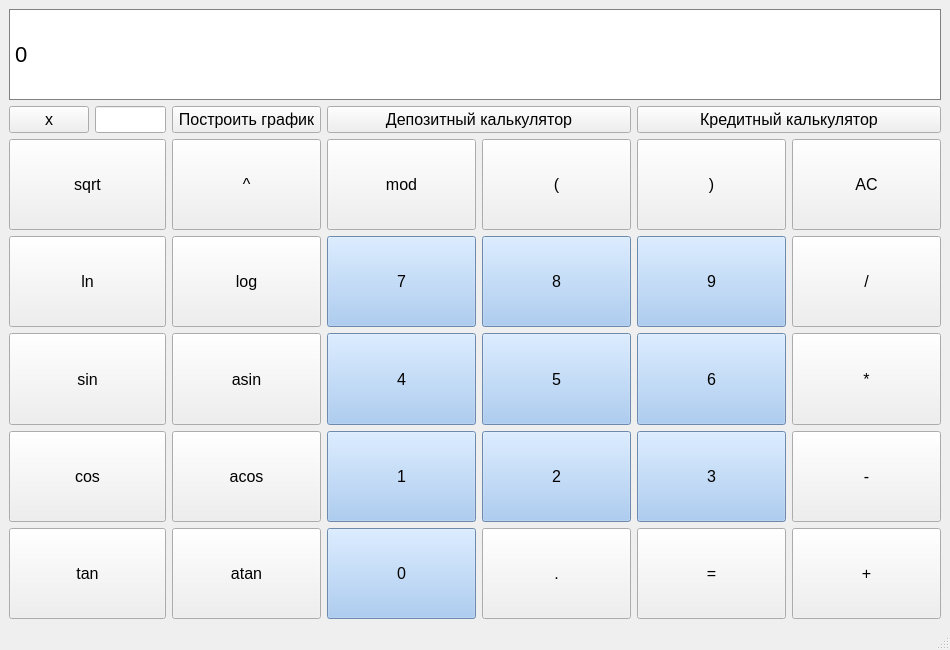
<?xml version="1.0" encoding="UTF-8"?>
<ui version="4.0">
 <class>MainWindow</class>
 <widget class="QMainWindow" name="MainWindow">
  <property name="geometry">
   <rect>
    <x>0</x>
    <y>0</y>
    <width>950</width>
    <height>650</height>
   </rect>
  </property>
  <property name="windowTitle">
   <string>MainWindow</string>
  </property>
  <widget class="QWidget" name="centralwidget">
   <layout class="QGridLayout" name="gridLayout">
    <item row="1" column="8" colspan="4">
     <widget class="QPushButton" name="credit">
      <property name="sizePolicy">
       <sizepolicy hsizetype="Minimum" vsizetype="Fixed">
        <horstretch>0</horstretch>
        <verstretch>0</verstretch>
       </sizepolicy>
      </property>
      <property name="font">
       <font>
        <pointsize>12</pointsize>
        <weight>50</weight>
        <bold>false</bold>
       </font>
      </property>
      <property name="text">
       <string>Кредитный калькулятор</string>
      </property>
     </widget>
    </item>
    <item row="5" column="4" colspan="2">
     <widget class="QPushButton" name="seven">
      <property name="sizePolicy">
       <sizepolicy hsizetype="Ignored" vsizetype="Ignored">
        <horstretch>0</horstretch>
        <verstretch>0</verstretch>
       </sizepolicy>
      </property>
      <property name="font">
       <font>
        <pointsize>12</pointsize>
        <weight>50</weight>
        <bold>false</bold>
       </font>
      </property>
      <property name="styleSheet">
       <string notr="true">background-color: rgb(153, 193, 241);</string>
      </property>
      <property name="text">
       <string>7</string>
      </property>
      <attribute name="buttonGroup">
       <string notr="true">numbs</string>
      </attribute>
     </widget>
    </item>
    <item row="10" column="0" colspan="2">
     <widget class="QPushButton" name="tan">
      <property name="sizePolicy">
       <sizepolicy hsizetype="Minimum" vsizetype="Ignored">
        <horstretch>0</horstretch>
        <verstretch>0</verstretch>
       </sizepolicy>
      </property>
      <property name="font">
       <font>
        <pointsize>12</pointsize>
        <weight>50</weight>
        <bold>false</bold>
       </font>
      </property>
      <property name="text">
       <string>tan</string>
      </property>
      <attribute name="buttonGroup">
       <string notr="true">functions</string>
      </attribute>
     </widget>
    </item>
    <item row="7" column="10" colspan="2">
     <widget class="QPushButton" name="mul">
      <property name="sizePolicy">
       <sizepolicy hsizetype="Ignored" vsizetype="Ignored">
        <horstretch>0</horstretch>
        <verstretch>0</verstretch>
       </sizepolicy>
      </property>
      <property name="font">
       <font>
        <pointsize>12</pointsize>
        <weight>50</weight>
        <bold>false</bold>
       </font>
      </property>
      <property name="text">
       <string>*</string>
      </property>
      <attribute name="buttonGroup">
       <string notr="true">operands</string>
      </attribute>
     </widget>
    </item>
    <item row="3" column="0" colspan="2">
     <widget class="QPushButton" name="sqrt">
      <property name="sizePolicy">
       <sizepolicy hsizetype="Ignored" vsizetype="Ignored">
        <horstretch>0</horstretch>
        <verstretch>0</verstretch>
       </sizepolicy>
      </property>
      <property name="font">
       <font>
        <pointsize>12</pointsize>
        <weight>50</weight>
        <bold>false</bold>
       </font>
      </property>
      <property name="text">
       <string>sqrt</string>
      </property>
      <attribute name="buttonGroup">
       <string notr="true">functions</string>
      </attribute>
     </widget>
    </item>
    <item row="5" column="8" colspan="2">
     <widget class="QPushButton" name="nine">
      <property name="sizePolicy">
       <sizepolicy hsizetype="Ignored" vsizetype="Ignored">
        <horstretch>0</horstretch>
        <verstretch>0</verstretch>
       </sizepolicy>
      </property>
      <property name="font">
       <font>
        <pointsize>12</pointsize>
        <weight>50</weight>
        <bold>false</bold>
       </font>
      </property>
      <property name="styleSheet">
       <string notr="true">background-color: rgb(153, 193, 241);</string>
      </property>
      <property name="text">
       <string>9</string>
      </property>
      <attribute name="buttonGroup">
       <string notr="true">numbs</string>
      </attribute>
     </widget>
    </item>
    <item row="5" column="6" colspan="2">
     <widget class="QPushButton" name="eight">
      <property name="sizePolicy">
       <sizepolicy hsizetype="Ignored" vsizetype="Ignored">
        <horstretch>0</horstretch>
        <verstretch>0</verstretch>
       </sizepolicy>
      </property>
      <property name="font">
       <font>
        <pointsize>12</pointsize>
        <weight>50</weight>
        <bold>false</bold>
       </font>
      </property>
      <property name="styleSheet">
       <string notr="true">background-color: rgb(153, 193, 241);</string>
      </property>
      <property name="text">
       <string>8</string>
      </property>
      <attribute name="buttonGroup">
       <string notr="true">numbs</string>
      </attribute>
     </widget>
    </item>
    <item row="5" column="10" colspan="2">
     <widget class="QPushButton" name="div">
      <property name="sizePolicy">
       <sizepolicy hsizetype="Minimum" vsizetype="Ignored">
        <horstretch>0</horstretch>
        <verstretch>0</verstretch>
       </sizepolicy>
      </property>
      <property name="font">
       <font>
        <pointsize>12</pointsize>
        <weight>50</weight>
        <bold>false</bold>
       </font>
      </property>
      <property name="text">
       <string>/</string>
      </property>
      <attribute name="buttonGroup">
       <string notr="true">operands</string>
      </attribute>
     </widget>
    </item>
    <item row="8" column="8" colspan="2">
     <widget class="QPushButton" name="three">
      <property name="sizePolicy">
       <sizepolicy hsizetype="Ignored" vsizetype="Ignored">
        <horstretch>0</horstretch>
        <verstretch>0</verstretch>
       </sizepolicy>
      </property>
      <property name="font">
       <font>
        <pointsize>12</pointsize>
        <weight>50</weight>
        <bold>false</bold>
       </font>
      </property>
      <property name="styleSheet">
       <string notr="true">background-color: rgb(153, 193, 241);</string>
      </property>
      <property name="text">
       <string>3</string>
      </property>
      <attribute name="buttonGroup">
       <string notr="true">numbs</string>
      </attribute>
     </widget>
    </item>
    <item row="5" column="0" colspan="2">
     <widget class="QPushButton" name="ln">
      <property name="sizePolicy">
       <sizepolicy hsizetype="Minimum" vsizetype="Ignored">
        <horstretch>0</horstretch>
        <verstretch>0</verstretch>
       </sizepolicy>
      </property>
      <property name="font">
       <font>
        <pointsize>12</pointsize>
        <weight>50</weight>
        <bold>false</bold>
       </font>
      </property>
      <property name="text">
       <string>ln</string>
      </property>
      <attribute name="buttonGroup">
       <string notr="true">functions</string>
      </attribute>
     </widget>
    </item>
    <item row="8" column="4" colspan="2">
     <widget class="QPushButton" name="one">
      <property name="sizePolicy">
       <sizepolicy hsizetype="Ignored" vsizetype="Ignored">
        <horstretch>0</horstretch>
        <verstretch>0</verstretch>
       </sizepolicy>
      </property>
      <property name="font">
       <font>
        <pointsize>12</pointsize>
        <weight>50</weight>
        <bold>false</bold>
       </font>
      </property>
      <property name="styleSheet">
       <string notr="true">background-color: rgb(153, 193, 241);</string>
      </property>
      <property name="text">
       <string>1</string>
      </property>
      <attribute name="buttonGroup">
       <string notr="true">numbs</string>
      </attribute>
     </widget>
    </item>
    <item row="7" column="0" colspan="2">
     <widget class="QPushButton" name="sin">
      <property name="sizePolicy">
       <sizepolicy hsizetype="Minimum" vsizetype="Ignored">
        <horstretch>0</horstretch>
        <verstretch>0</verstretch>
       </sizepolicy>
      </property>
      <property name="font">
       <font>
        <pointsize>12</pointsize>
        <weight>50</weight>
        <bold>false</bold>
       </font>
      </property>
      <property name="text">
       <string>sin</string>
      </property>
      <attribute name="buttonGroup">
       <string notr="true">functions</string>
      </attribute>
     </widget>
    </item>
    <item row="3" column="2" colspan="2">
     <widget class="QPushButton" name="pow">
      <property name="sizePolicy">
       <sizepolicy hsizetype="Minimum" vsizetype="Ignored">
        <horstretch>0</horstretch>
        <verstretch>0</verstretch>
       </sizepolicy>
      </property>
      <property name="font">
       <font>
        <pointsize>12</pointsize>
        <weight>50</weight>
        <bold>false</bold>
       </font>
      </property>
      <property name="text">
       <string>^</string>
      </property>
      <attribute name="buttonGroup">
       <string notr="true">functions</string>
      </attribute>
     </widget>
    </item>
    <item row="10" column="8" colspan="2">
     <widget class="QPushButton" name="equal">
      <property name="sizePolicy">
       <sizepolicy hsizetype="Minimum" vsizetype="Ignored">
        <horstretch>0</horstretch>
        <verstretch>0</verstretch>
       </sizepolicy>
      </property>
      <property name="font">
       <font>
        <pointsize>12</pointsize>
        <weight>50</weight>
        <bold>false</bold>
       </font>
      </property>
      <property name="text">
       <string>=</string>
      </property>
     </widget>
    </item>
    <item row="1" column="0">
     <widget class="QPushButton" name="x">
      <property name="sizePolicy">
       <sizepolicy hsizetype="Minimum" vsizetype="Fixed">
        <horstretch>0</horstretch>
        <verstretch>0</verstretch>
       </sizepolicy>
      </property>
      <property name="font">
       <font>
        <pointsize>12</pointsize>
        <weight>50</weight>
        <bold>false</bold>
       </font>
      </property>
      <property name="text">
       <string>x</string>
      </property>
      <attribute name="buttonGroup">
       <string notr="true">numbs</string>
      </attribute>
     </widget>
    </item>
    <item row="3" column="4" colspan="2">
     <widget class="QPushButton" name="mod">
      <property name="sizePolicy">
       <sizepolicy hsizetype="Minimum" vsizetype="Ignored">
        <horstretch>0</horstretch>
        <verstretch>0</verstretch>
       </sizepolicy>
      </property>
      <property name="font">
       <font>
        <pointsize>12</pointsize>
        <weight>50</weight>
        <bold>false</bold>
       </font>
      </property>
      <property name="text">
       <string>mod</string>
      </property>
      <attribute name="buttonGroup">
       <string notr="true">operands</string>
      </attribute>
     </widget>
    </item>
    <item row="3" column="6" colspan="2">
     <widget class="QPushButton" name="lbracket">
      <property name="sizePolicy">
       <sizepolicy hsizetype="Minimum" vsizetype="Ignored">
        <horstretch>0</horstretch>
        <verstretch>0</verstretch>
       </sizepolicy>
      </property>
      <property name="font">
       <font>
        <pointsize>12</pointsize>
        <weight>50</weight>
        <bold>false</bold>
       </font>
      </property>
      <property name="text">
       <string>(</string>
      </property>
      <attribute name="buttonGroup">
       <string notr="true">brackets</string>
      </attribute>
     </widget>
    </item>
    <item row="10" column="6" colspan="2">
     <widget class="QPushButton" name="floatDot">
      <property name="sizePolicy">
       <sizepolicy hsizetype="Minimum" vsizetype="Ignored">
        <horstretch>0</horstretch>
        <verstretch>0</verstretch>
       </sizepolicy>
      </property>
      <property name="font">
       <font>
        <pointsize>12</pointsize>
        <weight>50</weight>
        <bold>false</bold>
       </font>
      </property>
      <property name="text">
       <string>.</string>
      </property>
     </widget>
    </item>
    <item row="10" column="2" colspan="2">
     <widget class="QPushButton" name="atan">
      <property name="sizePolicy">
       <sizepolicy hsizetype="Minimum" vsizetype="Ignored">
        <horstretch>0</horstretch>
        <verstretch>0</verstretch>
       </sizepolicy>
      </property>
      <property name="font">
       <font>
        <pointsize>12</pointsize>
        <weight>50</weight>
        <bold>false</bold>
       </font>
      </property>
      <property name="text">
       <string>atan</string>
      </property>
      <attribute name="buttonGroup">
       <string notr="true">functions</string>
      </attribute>
     </widget>
    </item>
    <item row="0" column="0" colspan="12">
     <widget class="QLabel" name="result">
      <property name="sizePolicy">
       <sizepolicy hsizetype="Preferred" vsizetype="Ignored">
        <horstretch>0</horstretch>
        <verstretch>0</verstretch>
       </sizepolicy>
      </property>
      <property name="layoutDirection">
       <enum>Qt::LeftToRight</enum>
      </property>
      <property name="styleSheet">
       <string notr="true">/* styles.qss */
QLabel {
  qproperty-alignment: 'AlignVCenter | AlignRight';
  border: 1px solid gray;
  background-color: rgb(255, 255, 255);
  font-size: 22px;
}
</string>
      </property>
      <property name="text">
       <string>0</string>
      </property>
     </widget>
    </item>
    <item row="1" column="1">
     <widget class="QLineEdit" name="xInput">
      <property name="sizePolicy">
       <sizepolicy hsizetype="Ignored" vsizetype="Fixed">
        <horstretch>0</horstretch>
        <verstretch>0</verstretch>
       </sizepolicy>
      </property>
      <property name="font">
       <font>
        <pointsize>12</pointsize>
        <weight>50</weight>
        <bold>false</bold>
       </font>
      </property>
     </widget>
    </item>
    <item row="5" column="2" colspan="2">
     <widget class="QPushButton" name="log">
      <property name="sizePolicy">
       <sizepolicy hsizetype="Minimum" vsizetype="Ignored">
        <horstretch>0</horstretch>
        <verstretch>0</verstretch>
       </sizepolicy>
      </property>
      <property name="font">
       <font>
        <pointsize>12</pointsize>
        <weight>50</weight>
        <bold>false</bold>
       </font>
      </property>
      <property name="text">
       <string>log</string>
      </property>
      <attribute name="buttonGroup">
       <string notr="true">functions</string>
      </attribute>
     </widget>
    </item>
    <item row="1" column="4" colspan="4">
     <widget class="QPushButton" name="deposit">
      <property name="sizePolicy">
       <sizepolicy hsizetype="Minimum" vsizetype="Fixed">
        <horstretch>0</horstretch>
        <verstretch>0</verstretch>
       </sizepolicy>
      </property>
      <property name="font">
       <font>
        <pointsize>12</pointsize>
        <weight>50</weight>
        <bold>false</bold>
       </font>
      </property>
      <property name="text">
       <string>Депозитный калькулятор</string>
      </property>
     </widget>
    </item>
    <item row="8" column="2" colspan="2">
     <widget class="QPushButton" name="acos">
      <property name="sizePolicy">
       <sizepolicy hsizetype="Ignored" vsizetype="Ignored">
        <horstretch>0</horstretch>
        <verstretch>0</verstretch>
       </sizepolicy>
      </property>
      <property name="font">
       <font>
        <pointsize>12</pointsize>
        <weight>50</weight>
        <bold>false</bold>
       </font>
      </property>
      <property name="text">
       <string>acos</string>
      </property>
      <attribute name="buttonGroup">
       <string notr="true">functions</string>
      </attribute>
     </widget>
    </item>
    <item row="7" column="8" colspan="2">
     <widget class="QPushButton" name="six">
      <property name="sizePolicy">
       <sizepolicy hsizetype="Ignored" vsizetype="Ignored">
        <horstretch>0</horstretch>
        <verstretch>0</verstretch>
       </sizepolicy>
      </property>
      <property name="font">
       <font>
        <pointsize>12</pointsize>
        <weight>50</weight>
        <bold>false</bold>
       </font>
      </property>
      <property name="styleSheet">
       <string notr="true">background-color: rgb(153, 193, 241);</string>
      </property>
      <property name="text">
       <string>6</string>
      </property>
      <attribute name="buttonGroup">
       <string notr="true">numbs</string>
      </attribute>
     </widget>
    </item>
    <item row="8" column="6" colspan="2">
     <widget class="QPushButton" name="two">
      <property name="sizePolicy">
       <sizepolicy hsizetype="Ignored" vsizetype="Ignored">
        <horstretch>0</horstretch>
        <verstretch>0</verstretch>
       </sizepolicy>
      </property>
      <property name="font">
       <font>
        <pointsize>12</pointsize>
        <weight>50</weight>
        <bold>false</bold>
       </font>
      </property>
      <property name="styleSheet">
       <string notr="true">background-color: rgb(153, 193, 241);</string>
      </property>
      <property name="text">
       <string>2</string>
      </property>
      <attribute name="buttonGroup">
       <string notr="true">numbs</string>
      </attribute>
     </widget>
    </item>
    <item row="3" column="10" colspan="2">
     <widget class="QPushButton" name="AC">
      <property name="sizePolicy">
       <sizepolicy hsizetype="Minimum" vsizetype="Ignored">
        <horstretch>0</horstretch>
        <verstretch>0</verstretch>
       </sizepolicy>
      </property>
      <property name="font">
       <font>
        <pointsize>12</pointsize>
        <weight>50</weight>
        <bold>false</bold>
       </font>
      </property>
      <property name="text">
       <string>AC</string>
      </property>
     </widget>
    </item>
    <item row="1" column="2" colspan="2">
     <widget class="QPushButton" name="drow">
      <property name="sizePolicy">
       <sizepolicy hsizetype="Minimum" vsizetype="Fixed">
        <horstretch>0</horstretch>
        <verstretch>0</verstretch>
       </sizepolicy>
      </property>
      <property name="font">
       <font>
        <pointsize>12</pointsize>
        <weight>50</weight>
        <bold>false</bold>
       </font>
      </property>
      <property name="text">
       <string>Построить график</string>
      </property>
     </widget>
    </item>
    <item row="3" column="8" colspan="2">
     <widget class="QPushButton" name="rbracket">
      <property name="sizePolicy">
       <sizepolicy hsizetype="Minimum" vsizetype="Ignored">
        <horstretch>0</horstretch>
        <verstretch>0</verstretch>
       </sizepolicy>
      </property>
      <property name="font">
       <font>
        <pointsize>12</pointsize>
        <weight>50</weight>
        <bold>false</bold>
       </font>
      </property>
      <property name="text">
       <string>)</string>
      </property>
      <attribute name="buttonGroup">
       <string notr="true">brackets</string>
      </attribute>
     </widget>
    </item>
    <item row="10" column="10" colspan="2">
     <widget class="QPushButton" name="plus">
      <property name="sizePolicy">
       <sizepolicy hsizetype="Ignored" vsizetype="Ignored">
        <horstretch>0</horstretch>
        <verstretch>0</verstretch>
       </sizepolicy>
      </property>
      <property name="font">
       <font>
        <pointsize>12</pointsize>
        <weight>50</weight>
        <bold>false</bold>
       </font>
      </property>
      <property name="text">
       <string>+</string>
      </property>
      <attribute name="buttonGroup">
       <string notr="true">operands</string>
      </attribute>
     </widget>
    </item>
    <item row="8" column="0" colspan="2">
     <widget class="QPushButton" name="cos">
      <property name="sizePolicy">
       <sizepolicy hsizetype="Ignored" vsizetype="Ignored">
        <horstretch>0</horstretch>
        <verstretch>0</verstretch>
       </sizepolicy>
      </property>
      <property name="font">
       <font>
        <pointsize>12</pointsize>
        <weight>50</weight>
        <bold>false</bold>
       </font>
      </property>
      <property name="text">
       <string>cos</string>
      </property>
      <attribute name="buttonGroup">
       <string notr="true">functions</string>
      </attribute>
     </widget>
    </item>
    <item row="8" column="10" colspan="2">
     <widget class="QPushButton" name="minus">
      <property name="sizePolicy">
       <sizepolicy hsizetype="Ignored" vsizetype="Ignored">
        <horstretch>0</horstretch>
        <verstretch>0</verstretch>
       </sizepolicy>
      </property>
      <property name="font">
       <font>
        <pointsize>12</pointsize>
        <weight>50</weight>
        <bold>false</bold>
       </font>
      </property>
      <property name="text">
       <string>-</string>
      </property>
      <attribute name="buttonGroup">
       <string notr="true">operands</string>
      </attribute>
     </widget>
    </item>
    <item row="7" column="2" colspan="2">
     <widget class="QPushButton" name="asin">
      <property name="sizePolicy">
       <sizepolicy hsizetype="Minimum" vsizetype="Ignored">
        <horstretch>0</horstretch>
        <verstretch>0</verstretch>
       </sizepolicy>
      </property>
      <property name="font">
       <font>
        <pointsize>12</pointsize>
        <weight>50</weight>
        <bold>false</bold>
       </font>
      </property>
      <property name="text">
       <string>asin</string>
      </property>
      <attribute name="buttonGroup">
       <string notr="true">functions</string>
      </attribute>
     </widget>
    </item>
    <item row="7" column="4" colspan="2">
     <widget class="QPushButton" name="four">
      <property name="sizePolicy">
       <sizepolicy hsizetype="Ignored" vsizetype="Ignored">
        <horstretch>0</horstretch>
        <verstretch>0</verstretch>
       </sizepolicy>
      </property>
      <property name="font">
       <font>
        <pointsize>12</pointsize>
        <weight>50</weight>
        <bold>false</bold>
       </font>
      </property>
      <property name="styleSheet">
       <string notr="true">background-color: rgb(153, 193, 241);</string>
      </property>
      <property name="text">
       <string>4</string>
      </property>
      <attribute name="buttonGroup">
       <string notr="true">numbs</string>
      </attribute>
     </widget>
    </item>
    <item row="10" column="4" colspan="2">
     <widget class="QPushButton" name="zero">
      <property name="sizePolicy">
       <sizepolicy hsizetype="Ignored" vsizetype="Ignored">
        <horstretch>0</horstretch>
        <verstretch>0</verstretch>
       </sizepolicy>
      </property>
      <property name="font">
       <font>
        <pointsize>12</pointsize>
        <weight>50</weight>
        <bold>false</bold>
       </font>
      </property>
      <property name="styleSheet">
       <string notr="true">background-color: rgb(153, 193, 241);</string>
      </property>
      <property name="text">
       <string>0</string>
      </property>
      <attribute name="buttonGroup">
       <string notr="true">numbs</string>
      </attribute>
     </widget>
    </item>
    <item row="7" column="6" colspan="2">
     <widget class="QPushButton" name="five">
      <property name="sizePolicy">
       <sizepolicy hsizetype="Ignored" vsizetype="Ignored">
        <horstretch>0</horstretch>
        <verstretch>0</verstretch>
       </sizepolicy>
      </property>
      <property name="font">
       <font>
        <pointsize>12</pointsize>
        <weight>50</weight>
        <bold>false</bold>
       </font>
      </property>
      <property name="styleSheet">
       <string notr="true">background-color: rgb(153, 193, 241);</string>
      </property>
      <property name="text">
       <string>5</string>
      </property>
      <attribute name="buttonGroup">
       <string notr="true">numbs</string>
      </attribute>
     </widget>
    </item>
   </layout>
  </widget>
  <widget class="QStatusBar" name="statusbar"/>
 </widget>
 <resources/>
 <connections/>
 <buttongroups>
  <buttongroup name="functions"/>
  <buttongroup name="operands"/>
  <buttongroup name="brackets"/>
  <buttongroup name="numbs"/>
 </buttongroups>
</ui>
